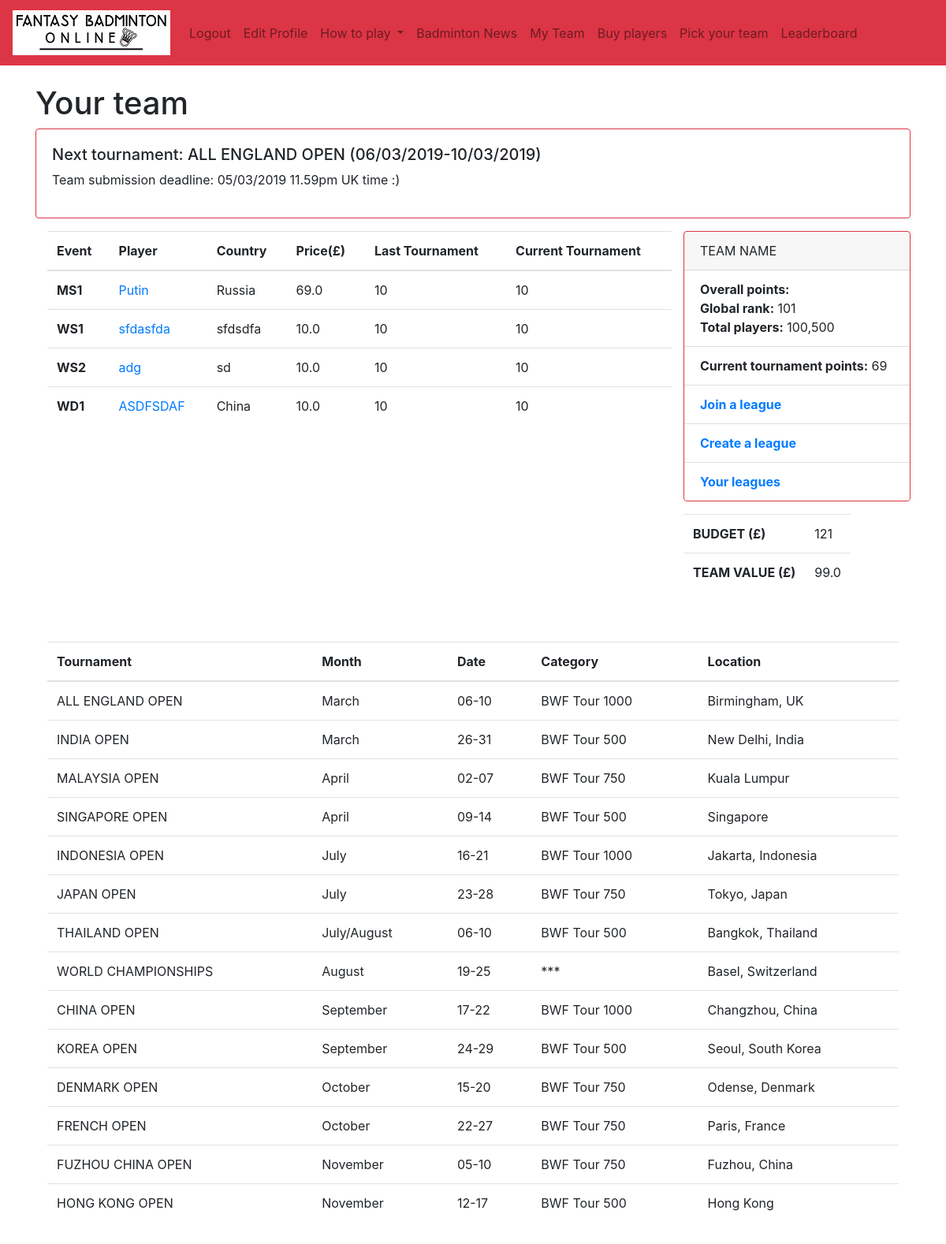
/my_team/ (signed in), run on an earlier commit of the app's database.
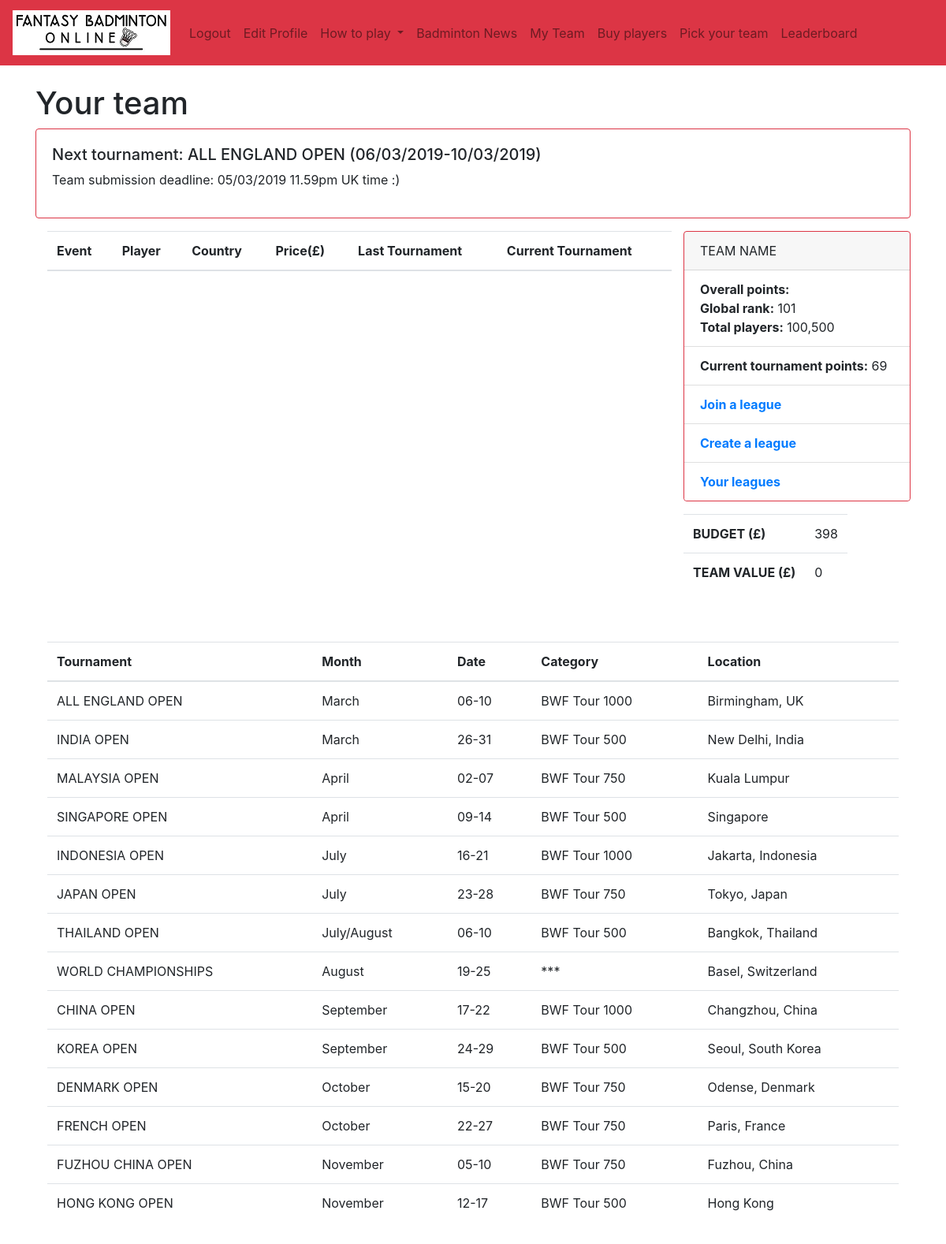
And on a later commit of the database.
### authenticate/models.py (models this page shows, shortened)
class Ranking(models.Model):
	rank = models.IntegerField(default=10)
	name = models.CharField(max_length=50)
	country = models.CharField(max_length=50)
	cost = models.FloatField(default=10) # price is a number, defaults to 10. You can set it up in the admin panel
	event = models.CharField(max_length=50)
	score = models.IntegerField(default=0)
	last = models.CharField(max_length=50)
	form = models.CharField(max_length=50)
	results = models.CharField(max_length=50)
	status = models.CharField(max_length=50)
	game8 = models.CharField(max_length=50)
	match8 = models.CharField(max_length=50)
	player = models.SlugField()
	picture = models.ImageField(default='default.png', blank=True)
	playing = models.BooleanField(default=True)
	current_tournament_score = models.IntegerField(default=10)
	last_tournament_score = models.IntegerField(default=10)
	def get_type(self): # MS, WS, etc
		return self.__class__.__name__[:2]

class MSPlayer(Ranking):
	team = models.ForeignKey(Teams, on_delete=models.CASCADE, related_name='MSplayers', null=True, blank=True)  # connection to a team

class Ranking(models.Model):
	rank = models.IntegerField(default=10)
	name = models.CharField(max_length=50)
	country = models.CharField(max_length=50)
	cost = models.FloatField(default=10) # price is a number, defaults to 10. You can set it up in the admin panel
	event = models.CharField(max_length=50)
	score = models.IntegerField(default=0)
	last = models.CharField(max_length=50)
	form = models.CharField(max_length=50)
	results = models.CharField(max_length=50)
	status = models.CharField(max_length=50)
	game8 = models.CharField(max_length=50)
	match8 = models.CharField(max_length=50)
	player = models.SlugField()
	picture = models.ImageField(default='default.png', blank=True)
	playing = models.BooleanField(default=True)
	current_tournament_score = models.IntegerField(default=10)
	last_tournament_score = models.IntegerField(default=10)
	def get_type(self): # MS, WS, etc
		return self.__class__.__name__[:2]

class WSPlayer(Ranking):
	team = models.ForeignKey(Teams, on_delete=models.CASCADE, related_name='WSplayers', null=True, blank=True)  # connection to a team

class WDPlayer(Ranking):
	team = models.ForeignKey(Teams, on_delete=models.CASCADE, related_name='WDplayers', null=True, blank=True)  # connection to a team

class Teams(models.Model): # team model, players(Rankings model) have foreign key relation to it
	budget = models.IntegerField(default=120)
	owner = models.ForeignKey(settings.AUTH_USER_MODEL,on_delete=models.CASCADE, related_name='teams') # relation to a user
	team = models.SlugField()
	date = models.DateTimeField(auto_now_add=True)
	points = models.CharField(max_length=50)
	def get_team_value(self):
		total = []
		total.append(self.MSplayers.all().aggregate(Sum('cost'))['cost__sum'])
		total.append(self.WSplayers.all().aggregate(Sum('cost'))['cost__sum'])
		total.append(self.MDplayers.all().aggregate(Sum('cost'))['cost__sum'])
		total.append(self.WDplayers.all().aggregate(Sum('cost'))['cost__sum'])
		total.append(self.XDplayers.all().aggregate(Sum('cost'))['cost__sum'])
		total = [x for x in total if x is not None]
		return sum(total)

### authenticate/views.py (the view)
# urls.py: path('my_team/', views.my_team, name='my_team'),
def my_team(request, message=False):
	print(request.user.teams)
	user = request.user
	context = {}
	user_team = Teams.objects.filter(owner=user).first()
	context['MSplayers'] = MSPlayer.objects.filter(team=user_team)
	context['WSplayers'] = WSPlayer.objects.filter(team=user_team)
	context['WDplayers'] = WDPlayer.objects.filter(team=user_team)
	context['MDplayers'] = MDPlayer.objects.filter(team=user_team)
	context['XDplayers'] = XDPlayer.objects.filter(team=user_team)
	context['team'] = user_team
	if message:
		messages.success(request, ("Successfully saved your team"))
	return render(request, 'authenticate/my_team.html', context)

### authenticate/templates/authenticate/my_team.html (shortened to what the changed rows need)
{% extends 'authenticate/base.html' %}
{% load static %}
{% block content %}
<h1>Your team</h1>
{% if user.is_authenticated %}
<div class="container">
  <div class="row">
    <div class="col-sm">
      <table class="table table-hover">
    <thead>
        <tr>
            <th scope="col">Event</th>
            <th scope="col">Player</th>
            <th scope="col">Country</th>
            <th scope="col">Price(£)</th>
            <th scope="col">Last Tournament</th>
            <th scope="col">Current Tournament</th>
          </tr>
      </thead>
      <tbody>
      {% for player in MSplayers %}
        <tr>
          <th scope="row">MS{{ forloop.counter }}</th>
          <td><a href="" data-toggle="modal" data-target="#playerModal{{ player.get_type }}{{ player.id }}">{{ player.name }}</a></td>
          <td>{{ player.country }}</td>
          <td>{{ player.cost }}</td>
          <td>{{ player.last_tournament_score }}</td>
          <td>{{ player.current_tournament_score }}</td>
        </tr>
      {% endfor %}
      {% for player in WSplayers %}
        <tr>
          <th scope="row">WS{{ forloop.counter }}</th>
          <td><a href="" data-toggle="modal" data-target="#playerModal{{ player.get_type }}{{ player.id }}">{{ player.name }}</a></td>
          <td>{{ player.country }}</td>
          <td>{{ player.cost }}</td>
          <td>{{ player.last_tournament_score }}</td>
          <td>{{ player.current_tournament_score }}</td>
        </tr>
      {% endfor %}
      {% for player in WDplayers %}
        <tr>
          <th scope="row">WD{{ forloop.counter }}</th>
          <td><a href="" data-toggle="modal" data-target="#playerModal{{ player.get_type }}{{ player.id }}">{{ player.name }}</a></td>
          <td>{{ player.country }}</td>
          <td>{{ player.cost }}</td>
          <td>{{ player.last_tournament_score }}</td>
          <td>{{ player.current_tournament_score }}</td>
        </tr>
      {% endfor %}
      </tbody>
    </table>
    </div>
    <div class="col-sm..offset-md-4">
      <div class="card border-danger mb-3" style="width: 18rem;">
        <div class="card-header">
        TEAM NAME
        </div>
        <ul class="list-group list-group-flush">
          <li class="list-group-item"><strong>Overall points:</strong> {{ team.get_total_team_points }}<br><strong>Global rank:</strong> 101</br><strong>Total players:</strong> 100,500</li>
          <li class="list-group-item"><strong>Current tournament points:</strong> 69</li>
          <li class="list-group-item"><a href="{% url 'join_league' %}"><strong>Join a league</strong></a></li>
          <li class="list-group-item"><a href="{% url 'create_league' %}"><strong>Create a league</strong></a></li>
          <li class="list-group-item"><a href="{% url 'league_list' %}"><strong>Your leagues</strong></a></li>
        </ul>
      </div>
      <div class="container border-danger">
        <div class="row">
          <div class="col-sm.offset-md-4">
          <table class="table table-hover">
            <tbody>
              <tr>
                <th scope="row">BUDGET (£)</th>
                <td>{{ team.budget }}</td>
              </tr>
              <tr>
                <th scope="row">TEAM VALUE (£)</th>
                <td>{{ team.get_team_value }}</td>
              </tr>
            </tbody>
          </table>
          </div>
        </div>
      </div>
    </div>
  </div>
</div>
{% endif %}
<div class="col-sm">
      <table class="table table-hover">
    <thead>
        <tr>
            <th scope="col">Tournament</th>
            <th scope="col">Month</th>
            <th scope="col">Date</th>
            <th scope="col">Category</th>
            <th scope="col">Location</th>
        </tr>
    </thead>
    </table>
  </div>
{% endblock %}

What changed in the data, as far as the page shows it:
no longer on this page (row edited): MSPlayer: name "Putin", country "Russia", cost "69.0", last_tournament_score "10", current_tournament_score "10"
no longer on this page (row edited): WSPlayer: name "sfdasfda", country "sfdsdfa", cost "10.0", last_tournament_score "10", current_tournament_score "10"
no longer on this page (row edited): WSPlayer: name "adg", country "sd", cost "10.0", last_tournament_score "10", current_tournament_score "10"
no longer on this page (row edited): WDPlayer: name "ASDFSDAF", country "China", cost "10.0", last_tournament_score "10", current_tournament_score "10"
changed Teams: budget "121" → "398"; get_team_value "99.0" → "0"
